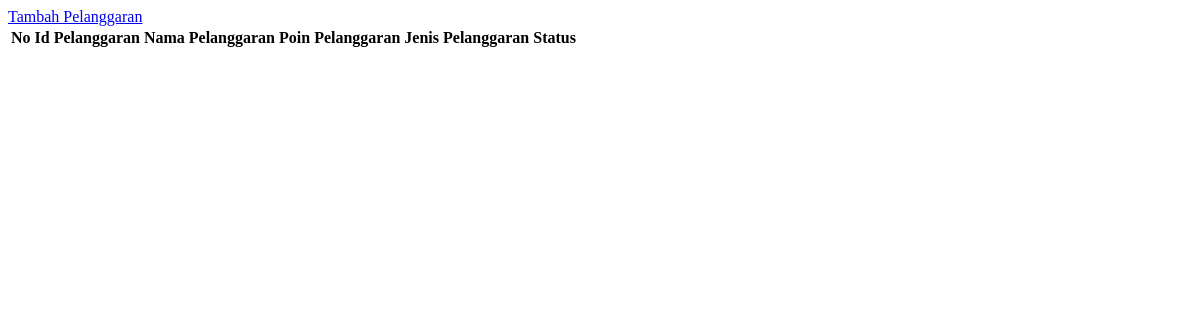
Page /pages/pelanggaran.php on the earlier database version.
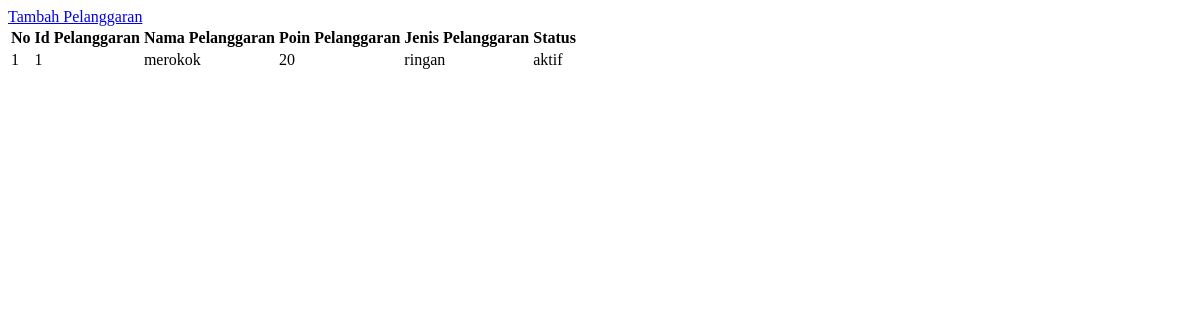
Same page on the later database version.
### tables this page shows
CREATE TABLE `pelanggaran` (
  `id_pelanggaran` int(11) NOT NULL AUTO_INCREMENT,
  `nama_pelanggaran` text NOT NULL,
  `point_pelanggaran` double NOT NULL,
  `id_jenis_pelanggaran` int(11) NOT NULL,
  `status` enum('aktif','tidak aktif') NOT NULL,
  PRIMARY KEY (`id_pelanggaran`),
  KEY `id_jenis_pelanggaran` (`id_jenis_pelanggaran`),
  CONSTRAINT `pelanggaran_ibfk_1` FOREIGN KEY (`id_jenis_pelanggaran`) REFERENCES `jenis_pelanggaran` (`id_jenis_pelanggaran`) ON UPDATE CASCADE
);

CREATE TABLE `jenis_pelanggaran` (
  `id_jenis_pelanggaran` int(11) NOT NULL AUTO_INCREMENT,
  `nama_jenis_pelanggaran` enum('ringan','sedang','berat') NOT NULL,
  `status` enum('aktif','tidak aktif') NOT NULL,
  PRIMARY KEY (`id_jenis_pelanggaran`)
);

### pages/pelanggaran.php (the view, shortened to what this page needs)
<!DOCTYPE html PUBLIC "-//W3C//DTD XHTML 1.0 Transitional//EN" "http://www.w3.org/TR/xhtml1/DTD/xhtml1-transitional.dtd">
<html xmlns="http://www.w3.org/1999/xhtml">
<head>
</head>
<body>
<?php
$query = mysql_query("SELECT
    `pelanggaran`.`id_pelanggaran`
    , `pelanggaran`.`nama_pelanggaran`
    , `pelanggaran`.`point_pelanggaran`
    , `jenis_pelanggaran`.`nama_jenis_pelanggaran`
    , `pelanggaran`.`status`
   FROM `bk_smk`.`pelanggaran`
    Left JOIN `bk_smk`.`jenis_pelanggaran`
        ON (pelanggaran.id_jenis_pelanggaran = jenis_pelanggaran.id_jenis_pelanggaran) order BY jenis_pelanggaran.nama_jenis_pelanggaran");
    ?>
<a href="index.php?page=pelanggaran_add">Tambah Pelanggaran</a>
<table class="table table-striped table-bordered table-hover" >
  <tr>
    <th scope="col">No</th>
    <th scope="col">Id Pelanggaran</th>
    <th scope="col">Nama Pelanggaran</th>
    <th scope="col">Poin Pelanggaran</th>
    <th scope="col">Jenis Pelanggaran</th>
    <th scope="col">Status</th>
  </tr>
  <?php
  $no=1;
  while($data=mysql_fetch_array($query)){
	  $id_pelanggaran=$data['id_pelanggaran'];
    $nama_pelanggaran=$data['nama_pelanggaran'];
	  $poin_pelanggaran=$data['point_pelanggaran'];
    $nama_jenis_pelanggaran=$data['nama_jenis_pelanggaran'];
    $status=$data['status'];
  ?>
  <tr>
    <td><?php echo $no ?></td>
    <td><?php echo $id_pelanggaran ?></td>
    <td><?php echo $nama_pelanggaran ?></td>
    <td><?php echo $poin_pelanggaran ?></td>
    <td><?php echo $nama_jenis_pelanggaran ?></td>
    <td><?php echo $status ?></td>
  </tr>
  <?php
  $no++;}
  ?>
</table>
</body>
</html>

Differences in the rows shown:
added pelanggaran: id_pelanggaran "1", nama_pelanggaran "merokok", point_pelanggaran "20", id_jenis_pelanggaran.nama_jenis_pelanggaran "ringan", status "aktif"
